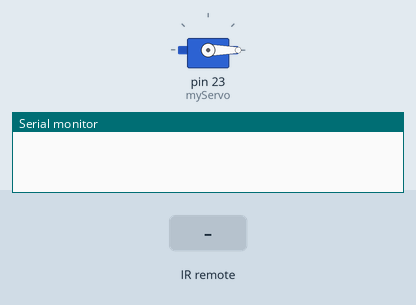
Simulated run of this sketch. Board: Arduino Mega 2560, built with avr-gcc and run on an emulated ATmega2560. On the bench: servo, the last lines printed to the serial monitor. The inputs (shaded band) are chosen by the test bench.

Above: at 1.2 s.
1.3 s: infrared code 0xFF02FD received
At 2.0 s:
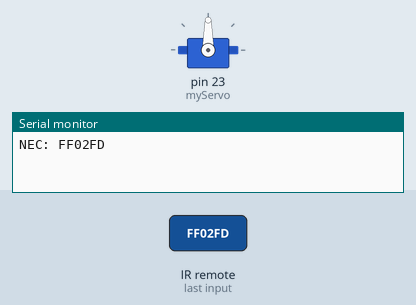
2.8 s: infrared code 0xFF02FD received
At 3.2 s:
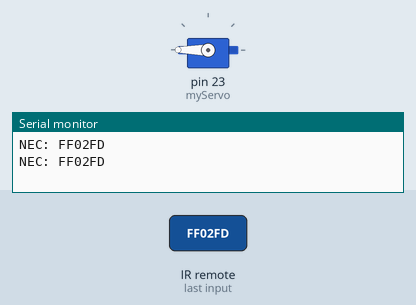
4.3 s: infrared code 0xFF22DD received
At 5.5 s:
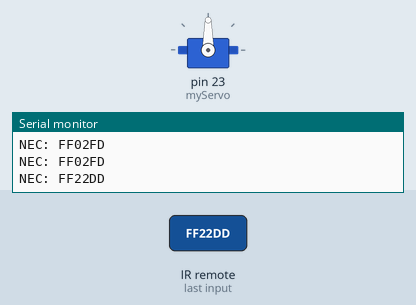
Timing chart, 0 to 7.3 s (numbered marks = the images above; inputs shaded):
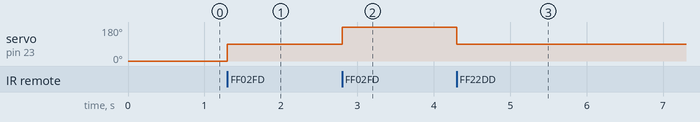

The sketch:

lightswitch_servo.ino
```cpp
#include <Servo.h>
#include <IRremote.h>

#define MY_PROTOCOL NEC
#define RIGHT_ARROW 0xFF02FD
#define LEFT_ARROW 0xFF22DD

IRrecv myReceiver(22); //pin that receiver is set on
decode_results results;


Servo myServo;
int16_t pos;      // variable to store the servo position
int16_t Speed;    // Number of degrees to move each time a button (left/right) is pressed
uint32_t Previous; // Hangles NEC repeat codes


void setup() {
  // put your setup code here, to run once:
  Serial.begin(9600);
  myServo.attach(23);
  Speed = 90 ;
  pos = 0;
  myServo.write(0);
  myReceiver.enableIRIn();
  myReceiver.blink13(true);
}

void loop() {
  // put your main code here, to run repeatedly:
  if (myReceiver.decode(&results)){
    if (results.decode_type == NEC){
      Serial.print("NEC: ");

    //else if (results.decode_type == SONY){
      //  Serial.print("SONY: ");}
    //else if (results.decode_type == UNKNOWN){
      //    Serial.print("UNKNOWN: ")
       // }
    switch (results.value){
        case RIGHT_ARROW: pos = min(180, pos + Speed); break;
        case LEFT_ARROW: pos = max(0, pos - Speed); break;
      }


      myServo.write(pos);
      //Serial.print(pos);
      Previous = results.value;

    }

    else if (results.decode_type == UNKNOWN){
      Serial.print("UNKNOWN: ");
    }
      Serial.println(results.value, HEX);
      myReceiver.resume();
  }


}
```

Measured:
- after the input at 1.3 s, servo on pin 23 (myServo): 0° → 90° at once
- after the input at 2.8 s, servo on pin 23 (myServo): 90° → 180° at once
- after the input at 4.3 s, servo on pin 23 (myServo): 180° → 90° at once
